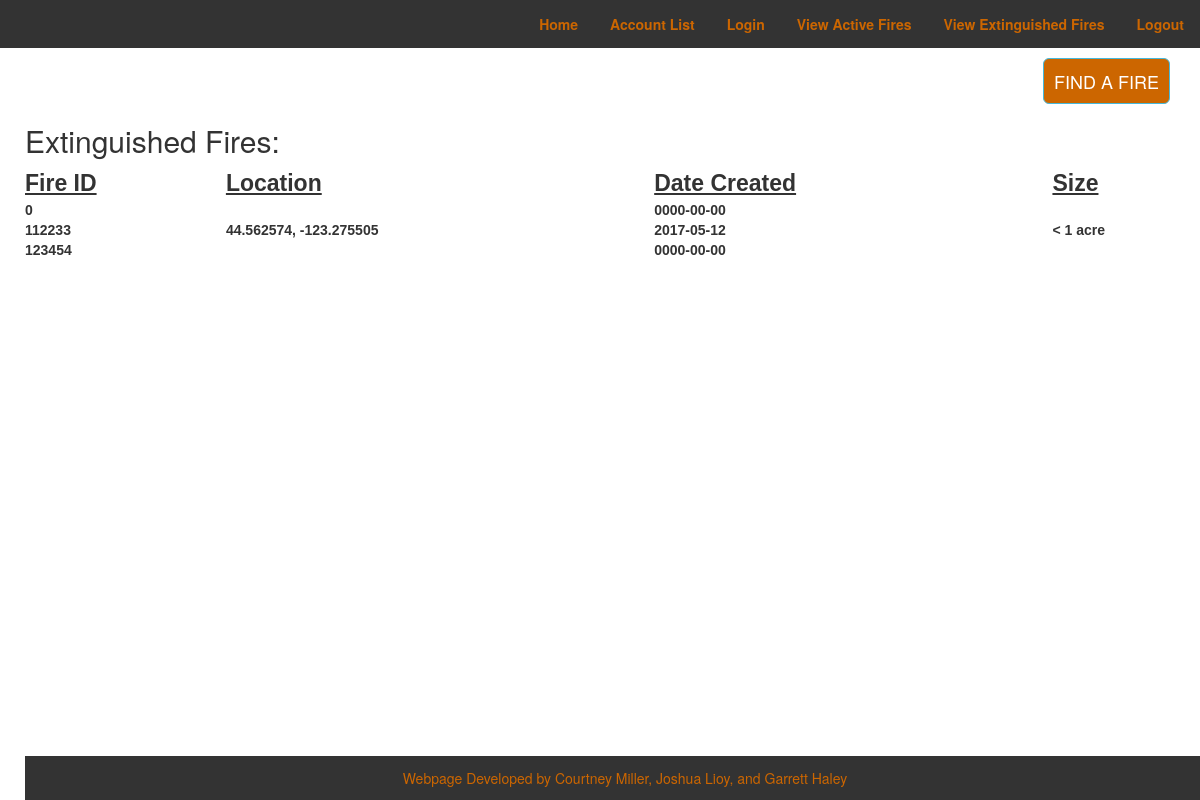
/FirefightingWebApplication/ExtinguishedFires.php, run on the app's committed database.
### tables this page shows
CREATE TABLE `FireReports` (
  `FireID` int(6) NOT NULL,
  `FireActivity` text NOT NULL,
  `FireSize` varchar(32) NOT NULL,
  `IncidentCommander` varchar(32) NOT NULL,
  `FireLocation` varchar(32) NOT NULL,
  `PointOfAccess` text NOT NULL,
  `DateCreated` date NOT NULL,
  `FireStatus` tinyint(1) NOT NULL
);

### FirefightingWebApplication/ExtinguishedFires.php (the view, shortened to what this page needs)
<!DOCTYPE html>
<html lang="en">
<head>
   <link rel="stylesheet" href="css/style.css" />
</head>
<body>
<?php
	if($_SESSION["position"] == "supervisor"){
		include 'navigation.php';
	}else if($_SESSION["position"] == "firefighter"){
		include 'fighternav.php';
	}else if($_SESSION["position"] == "dispatch"){
		include 'dispatchnav.php';
	}else{
		include 'usernav.php';
	}
	echo "<div class='content'>";
        echo"<h2>Extinguished Fires:</h2>";
	$conn = mysqli_connect(DB_HOST, DB_USER, DB_PASSWORD, DB_NAME);
	$sql = "SELECT * FROM FireReports WHERE FireReports.FireID IN (SELECT FireID FROM ExtinguishedFireReports)";
	$result = mysqli_query($conn, $sql);
	echo "<table id='listusers'><tr><th>Fire ID</th><th>Location</th><th>Date Created</th><th>Size</th></tr><tr><td>";
	while($row = mysqli_fetch_assoc($result)){
		echo $row[FireID] .  "<br>";
	}
	echo"</td>";
	echo "<td>";
	$conn = mysqli_connect(DB_HOST, DB_USER, DB_PASSWORD, DB_NAME);
	$sql = "SELECT * FROM FireReports WHERE FireReports.FireID IN (SELECT FireID FROM ExtinguishedFireReports)";
	$result = mysqli_query($conn, $sql);
	while($row = mysqli_fetch_assoc($result)){
		echo $row[FireLocation] .  "<br>";
	}
	echo"</td>";
	$conn = mysqli_connect(DB_HOST, DB_USER, DB_PASSWORD, DB_NAME);
	$sql = "SELECT * FROM FireReports WHERE FireReports.FireID IN (SELECT FireID FROM ExtinguishedFireReports)";
	$result = mysqli_query($conn, $sql);
	echo "<td>";
	while($row = mysqli_fetch_assoc($result)){
		echo $row[DateCreated] . "<br>";
	}
	echo"</td>";
	$conn = mysqli_connect(DB_HOST, DB_USER, DB_PASSWORD, DB_NAME);
	$sql = "SELECT * FROM FireReports WHERE FireReports.FireID IN (SELECT FireID FROM ExtinguishedFireReports)";
	$result = mysqli_query($conn, $sql);
	echo "<td>";
	while($row = mysqli_fetch_assoc($result)){
		echo $row[FireSize] . "<br>";
	}
	echo"</td>";
	echo "</div>";;
	include('footer.php');
?>
</body>

### FirefightingWebApplication/css/style.css (style rules this page uses)
body { background-color: #e6e6e6; background-size:cover; width: 100%; }
.content { padding-left:25px; }
th { font-size: 23px; text-decoration: underline; }
#listusers { border: 2px solid-gray; font-family: "Lucida Sans Unicode", "Lucida Grande", sans-serif; font-weight: bold; padding: 15px; width: 100%; text-align: left; }

### data on the page
firereports: FireID "0", DateCreated "0000-00-00"
firereports: FireID "112233", FireLocation "44.562574, -123.275505", DateCreated "2017-05-12", FireSize "< 1 acre"
firereports: FireID "123454", DateCreated "0000-00-00"
